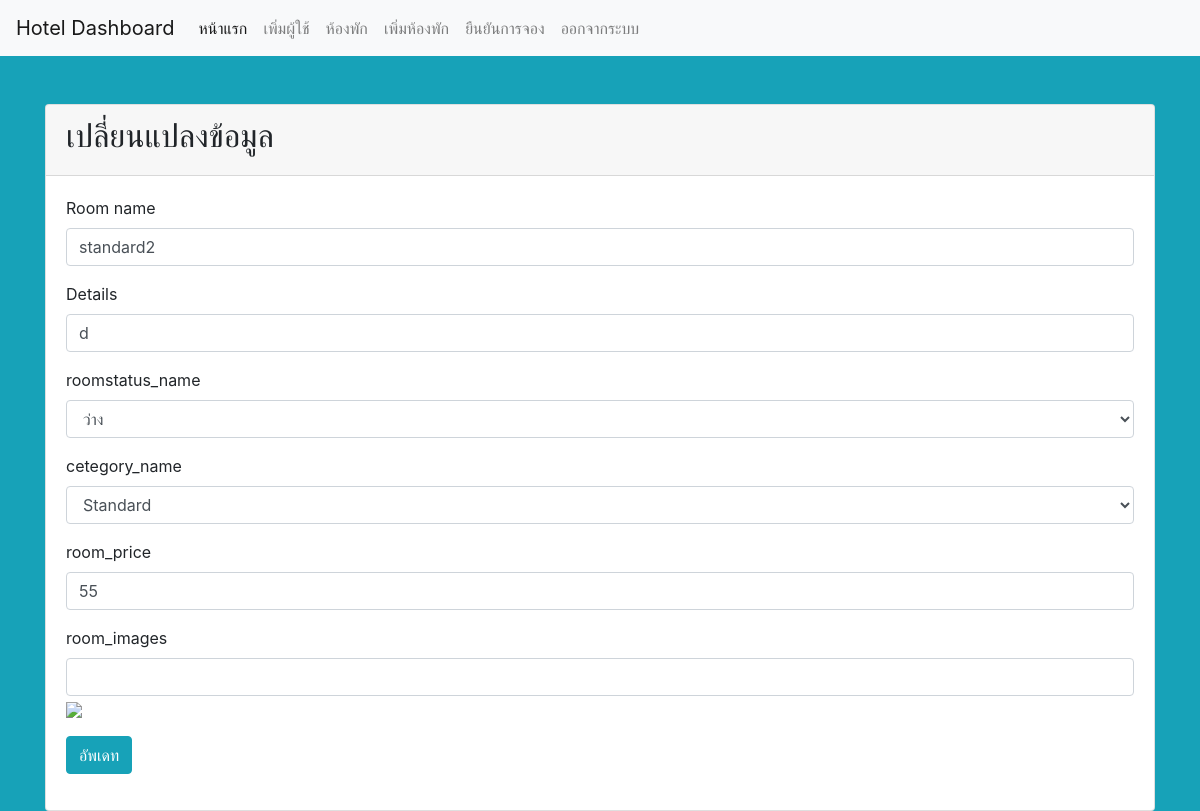
Page /admin/room_edit.php?id=19 (signed in) on the committed database.
### tables this page shows
CREATE TABLE `room` (
  `room_id` int(10) NOT NULL,
  `room_name` varchar(100) NOT NULL,
  `room_note` varchar(100) NOT NULL,
  `room_status` int(1) NOT NULL,
  `room_cetegory` int(10) NOT NULL,
  `room_price` int(10) NOT NULL,
  `room_images` varchar(255) NOT NULL
);

### admin/room_edit.php (the view, shortened to what this page needs)
<?php
if (!$_SESSION["id"]){
	  Header("Location: ../index.php");
}else{?>
<?php
require 'db.php';
$id = $_GET['id'];
$sql = 'SELECT * FROM room WHERE room_id= :id';
$statement = $connection->prepare($sql);
$statement->execute([':id' => $id ]);
$person = $statement->fetch(PDO::FETCH_OBJ);
 ?>
<?php require 'header.php'; ?>
<div class="container">
  <div class="card mt-5">
    <div class="card-header">
      <h2>เปลี่ยนแปลงข้อมูล</h2>
    </div>
    <div class="card-body">
      <form method="post">
        <div class="form-group">
          <label for="name">Room name</label>
          <input value="<?= $person->room_name; ?>" type="text" name="roomname" id="room_name" class="form-control">
        </div>
        <div class="form-group">
          <label for="detail">Details</label>
          <input type="text" value="<?= $person->room_note; ?>" name="detail" id="room_note" class="form-control">
        </div>
        <div class="form-group">
        <?php
        $ops='';
        $stmt = $connection->query("SELECT * FROM roomstatus");
        while ($row = $stmt->fetch(PDO::FETCH_ASSOC)) {
            $ops.= "<option value='" . $row['roomstatus_id'] . "'>" . $row['roomstatus_name'] . "</option>";
        }
        ?>
        <label for="status">roomstatus_name</label>
        <select name="status" id="status" class="form-control">
        <?php echo $ops;?>
        </select>
        </div>
        <div class="form-group">
        <?php
        $ops='';
        $stmt = $connection->query("SELECT * FROM roomcetegory");
        while ($row = $stmt->fetch(PDO::FETCH_ASSOC)) {
            $ops.= "<option value='" . $row['roomcetegory_id'] . "'>" . $row['cetegory_name'] . "</option>";
        }
        ?>
        <label for="cetegory">cetegory_name</label>
        <select name="cetegory" id="cetegory" class="form-control">
        <?php echo $ops;?>
        </select>
        </div>
        <div class="form-group">
          <label for="price">room_price</label>
          <input type="number" value="<?= $person->room_price; ?>" name="price" id="room_price" class="form-control">
        </div>
        <div class="form-group">
          <label for="images">room_images</label>
          <input type="text" value="<?= $person->room_images; ?>" name="room_images" id="room_images" class="form-control">
          <img src="../pmi/<?= $person->room_images;?>" >
        </div>
        <div class="form-group">
          <button type="submit" class="btn btn-info">อัพเดท</button>
        </div>
      </form>
    </div>
  </div>
</div>
<?php require 'footer.php'; ?>
<?php }?>

### rows in the picture
room: roomname "standard2", detail "d", price "55"

### other values in the picture
form field status "ว่าง"
form field cetegory "Standard"
